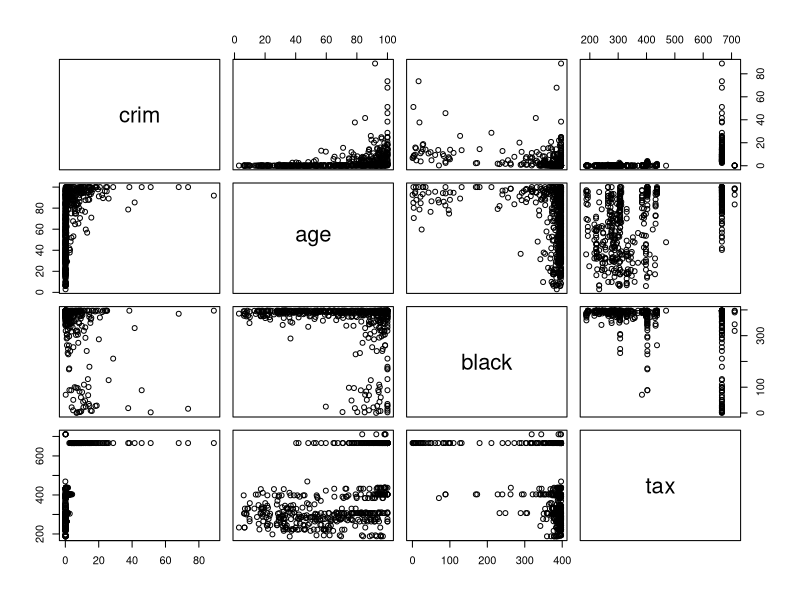

Source code (R):
library(MASS)
Boston

pairs(~crim + age + black + tax, Boston)


table(Boston$chas)

# f
summary(Boston$ptratio)
min(Boston$medv)

# g
which.min(Boston$medv)
Boston[399,]

which(Boston$rm > 7)
which(Boston$rm > 8)

